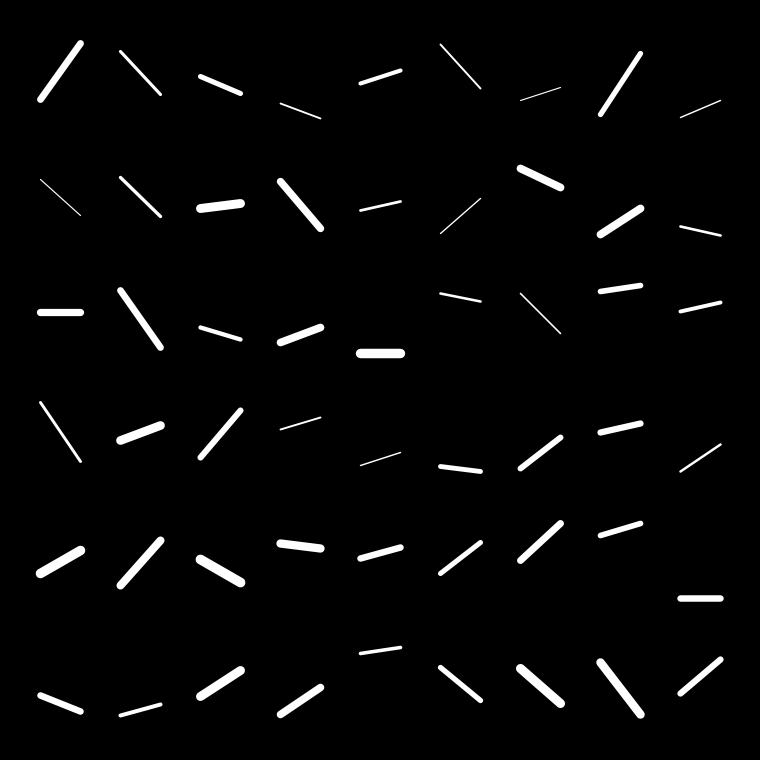
Frame 1 (no input)
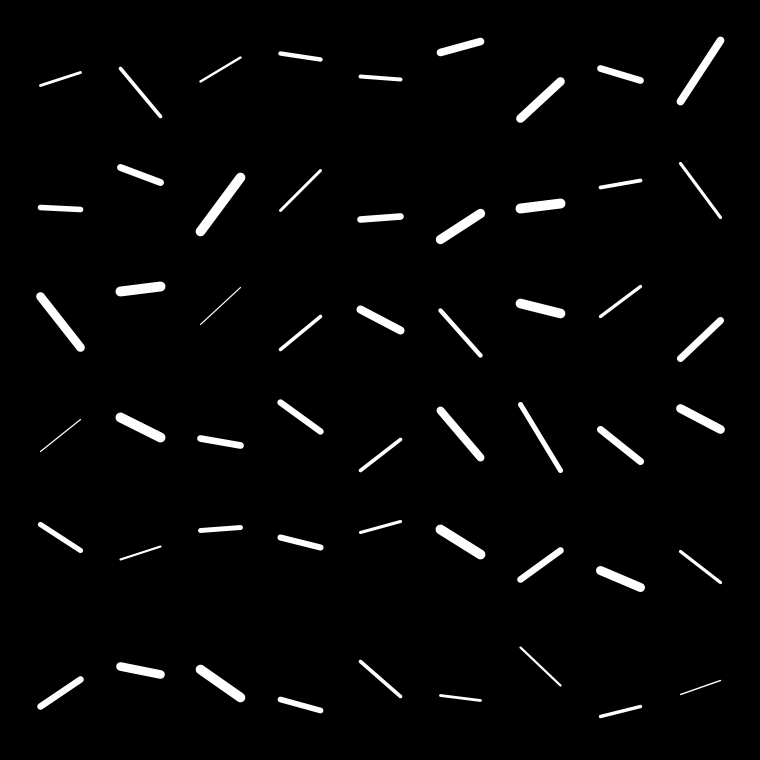
Frame 60 (the mouse pressed at the canvas centre just before this capture)
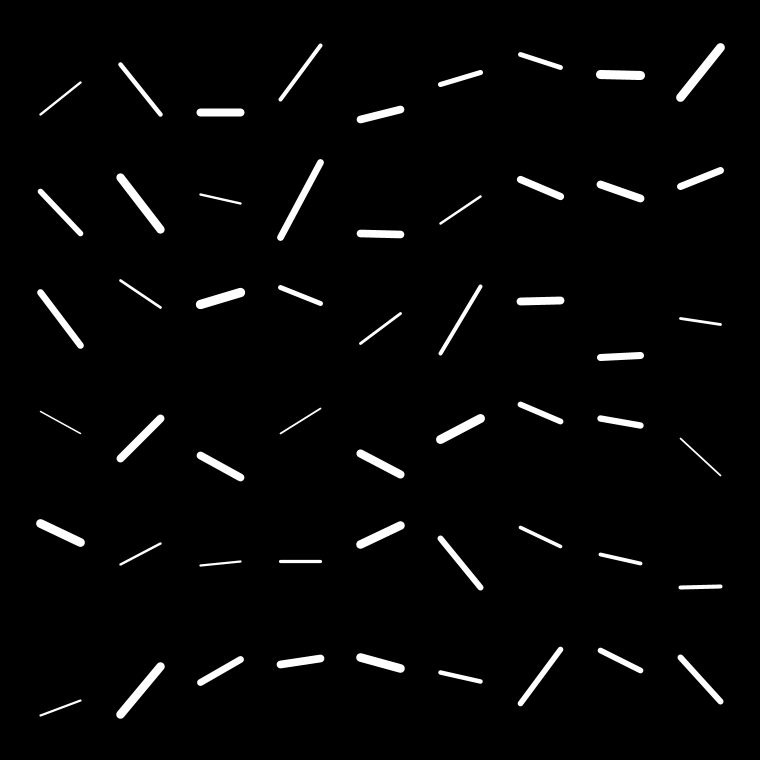
Frame 120 (the mouse held since frame 60 and released just before this capture)

The Processing sketch that drew these frames (run headless with seeded random() and noise(); from frame 60 on, the mouse is pressed at the canvas centre):

// Processing sketch: processing_148901
// ── processing_148901.pde

//variação do projecto da linha a saltar (linha_saltona)
//1.prencher o campo com linhas de 20 px de comprimento, num intervalo horizontal de 20 px, e vertical de 60px.
//2. pôr as linhas a saltar aleatóriamente(mexer y)

int x;
float y;
int c; //comprimento da linha
int iH; //intervalo horizontal entre as linhas
float iV; //intervalo vertical entre as linhas

void setup() {
  size(760,760);
  frameRate(10);
  smooth();
}

void draw() {
  background(0);
  
  x = 40;
  y = 120;
  c = 40;
  iH = 80;
  iV = 120;
  
  for(y = 120; y <= 720; y += iV) {
    for(x = 40; x <= 680; x += iH) {
      strokeWeight(random(1,10));
      stroke(255);
      line(x,y-(random(80)),x+c,y-(random(80)));
    }
  }
}
